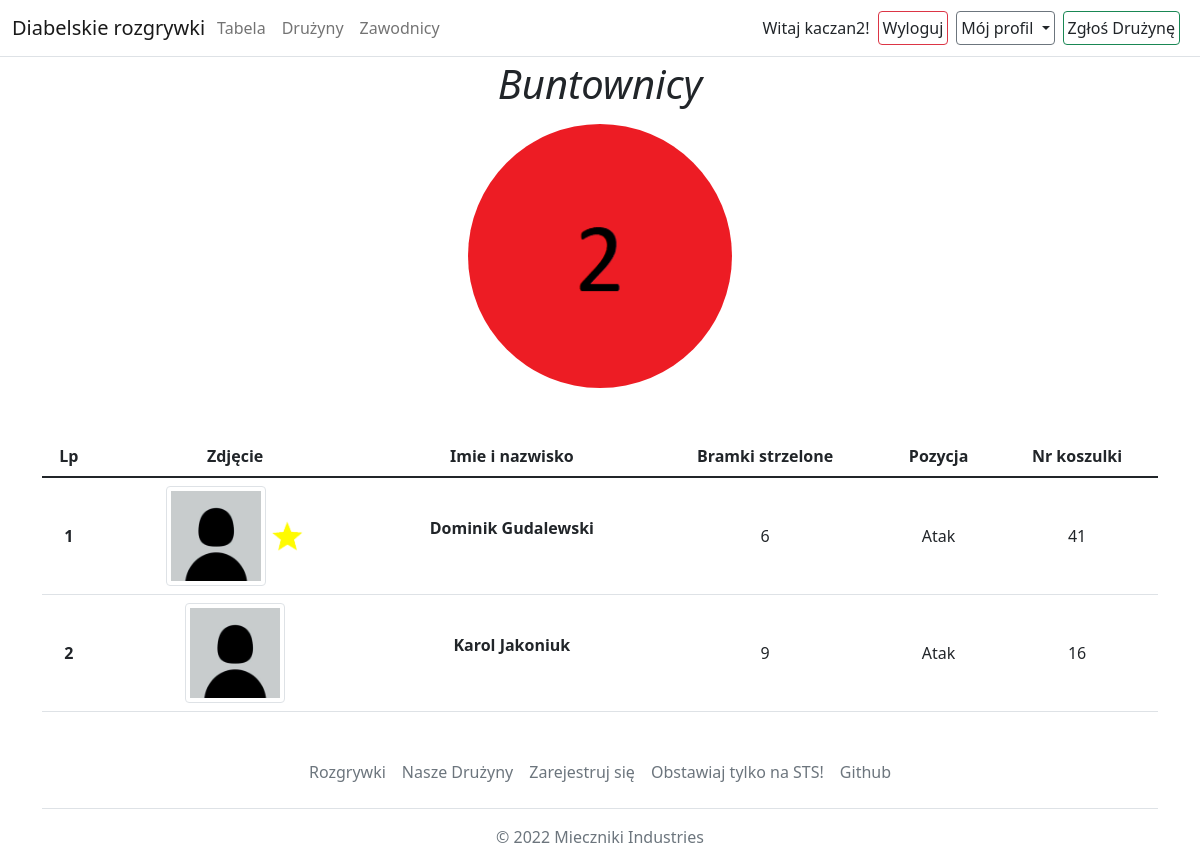
Screenshot of /teams/buntownicy (signed in) with the database file from the repository.
### Football/models.py (models this page shows, shortened)
class Team(models.Model):
    name = models.CharField(max_length=30)
    slug = models.SlugField(max_length=30,unique=True)
    image = models.ImageField(upload_to='images/teams')
    def __str__(self):
        return self.name
    def get_absolute_url(self):
        return reverse('football:team_detail',args=[self.slug])
    def get_captain(self):
        player = Player.objects.filter(team=self,captain=True).first()
        return player

class Player(models.Model):
    user = models.OneToOneField(User,on_delete=models.CASCADE,null=True)
    name = models.CharField(max_length=30)
    surname = models.CharField(max_length=30)
    position = models.ForeignKey(Position,on_delete=models.CASCADE,null=True)
    shirt_number = models.IntegerField(null=True, validators=[MinValueValidator(1),MaxValueValidator(99)])
    team = models.ForeignKey(Team,null=True,on_delete=models.SET_NULL)
    image = models.ImageField(upload_to='images/players/',null=False,default='images/default_profile_picture.jpg')
    captain = models.BooleanField(null=False,default=False)
    mod = models.BooleanField(null=False,default=False)
    def get_goals(self):
        goals = Goal.objects.all().filter(player = self)
        return len(goals)
    def get_absolute_url(self):
        return reverse('football:player_detail',args=[self.id])
    def __str__(self):
        return f'{self.name} {self.surname}'

class Position(models.Model):
    title = models.CharField(max_length=30)
    def __str__(self):
        return self.title

### Football/views.py (the view, shortened to what this page needs)
# urls.py: path('teams/<slug:slug>',views.team_detail,name='team_detail'),
def team_detail(request,slug):
    team = get_object_or_404(Team, slug=slug)
    players = Player.objects.filter(team_id=team.id)
    if request.user.player.captain and request.user.player.team == team:
        if request.method == "POST":
            delete_player = request.POST.get('delete_from_team')
            promote_player = request.POST.get('promote')
            if delete_player is not None:
                deleted_player = get_object_or_404(Player,id=delete_player)
                deleted_player.team = None
                deleted_player.save()
                return redirect('football:team_detail',slug=team.slug)
            if promote_player is not None:
                promoting_player = get_object_or_404(Player, id=promote_player)
                promoting_player_user = get_object_or_404(User,player=promoting_player)
                promoting_player.captain=True
                request.user.player.captain=False
                captains_group.user_set.remove(request.user)
                captains_group.user_set.add(promoting_player_user)
                promoting_player.save()
                request.user.player.save()
                return redirect('football:team_detail',slug=team.slug)
            else:
                form = InvitePlayer(request.POST)
                if form.is_valid():
                    invited_player = form.cleaned_data.get('invite')
                    send_invite_to_team(f'Zostałeś zaproszony przez {request.user.player.__str__()} do drużyny '
                                        f'{team.__str__()}',request.user.player,invited_player,team)
                    return redirect('football:team_detail',slug=team.slug)
        else:
            form = InvitePlayer()
    else:
        form = None
    return render(request, 'team/team_detail.html', {'team':team, 'players':players, 'form':form})

### Football/ext_methods.py (called while the page is built)
def get_teams(request):
    return {'teams' : Team.objects.all()}

### templates/team/team_detail.html (shortened to what this page needs)
{% extends 'base.html' %}
{% load crispy_forms_tags %}
{% block content %}
    <div class="container show">
          <div class="row">
              <h1 class="text-center text-it fst-italic">{{ team.name|title }}</h1>
                <img class="rounded-circle  mx-auto d-block mt-2" src="{{ team.image.url }}" style="width:18rem;">
    <div class="col-12 text-center ali">
		<table class="table table-hover text-center mt-5 align-middle">
		  <thead>
		    <tr>
                <th scope="col">Lp</th>
                <th scope="col">Zdjęcie</th>
                <th scope="col">Imie i nazwisko</th>
                <th scope="col">Bramki strzelone</th>
                <th scope="col">Pozycja</th>
                <th scope="col">Nr koszulki</th>
		    </tr>
		  </thead>
		  <tbody>
          {% for player in players %}
		    <tr>
		      <th scope="row">{{ forloop.counter }}</th>
		      <td class="w-25">
			      <img src="{{ player.image.url }}" class="img-fluid img-thumbnail" width="100px" height="100px" alt="Sheep">
                  {% if player.captain == True %}
                      <img src="../../media/images/captain.png" alt="captain" height="35px" width="35px">
                  {% endif %}
		      </td>
		      <td><a class="text-dark text-decoration-none" href ={{ player.get_absolute_url }}><p class="fw-bold">{{ player.name }} {{ player.surname }}</p></a></td>
		      <td>{{ player.get_goals }}</td>
		      <td>{{ player.position }}</td>
		      <td>
                  {% if player.shirt_number != None %}
                  {{ player.shirt_number }}
                  {% else %}
                  Nieokreślony
                  {% endif %}
              </td>
		    </tr>
          {% endfor %}
		  </tbody>
		</table>
    </div>
  </div>
</div>
{% endblock %}

### templates/base.html (shortened to what this page needs)
{% load static %}
<!DOCTYPE html>
<html lang="en">
<head>
    <link href="https://cdn.jsdelivr.net/npm/bootstrap@5.1.3/dist/css/bootstrap.min.css" rel="stylesheet">
    {% load static %}
    <link rel="stylesheet" type="text/css" href="{% static 'style.css' %}">
</head>
<body>
    <header class="fixed-top">
        <nav class="navbar navbar-expand-md navbar-light bg-white border-bottom">
            <div class="container-fluid">
                <a class="navbar-brand me-1" href="{% url 'football:home' %}">Diabelskie rozgrywki</a>
                <div class="collapse navbar-collapse " id="navbarCollapse">
                    <ul class="navbar-nav me-auto mb-2 mb-md-0">
                        <li class="nav-item active">
                            <a class="nav-link" aria-current="page" href="{% url "football:table" %}">Tabela</a>
                        </li>
                        <li class="nav-item">
                            <a class="nav-link" href="{% url 'football:all_teams' %}">Drużyny </a>
                        </li>
                        <li class="nav-item">
                            <a class="nav-link" href="{% url 'football:all_players' %}">Zawodnicy </a>
                        </li>
                    </ul>
                        </div>
                    {% if user.is_authenticated %}
                        <span class="me-2 d-sm-block d-none d-sm-none d-md-block ">Witaj {{ user }}!</span><button class = "btn btn-outline-danger me-2 d-sm-block d-none d-sm-none d-md-block p-1"><a class="text-decoration-none text-dark" href = {% url "logout" %}>Wyloguj</a></button>
                        {% if user.player %}
                        <div class="dropdown d-sm-block d-none d-sm-none d-md-block">
                            <a class="dropdown-toggle btn me-2 btn-outline-secondary text-dark dropdown-toggle p-1" href="#" id="id3" role="button"
                                data-bs-toggle="dropdown" aria-expanded="false" >
                                Mój profil
                            </a>
                        </div>
                        {% endif %}
                        <button class="btn btn-outline-success me-2 d-sm-block d-none d-sm-none d-md-block p-1 ">
                            <a class="text-decoration-none text-dark " href = "{% url "football:register_team" %} ">Zgłoś Drużynę</a>
                        </button>
                    {% else %}
                        <button class="btn btn-outline-success me-2 "><a href = "{% url "login" %}" class="text-decoration-none text-dark">Zaloguj się</a></button>
                    {% endif %}
            </div>
        </nav>
    </header>
    <div id="content" class="container-fluid p-0">{% block content %} {% endblock %}</div>
    <div class="container">
  <footer class="footer mt-4">
    <ul class="nav justify-content-center border-bottom pb-3 mb-3">
      <li class="nav-item"><a href="{% url 'football:home' %}" class="nav-link px-2 text-muted">Rozgrywki</a></li>
      <li class="nav-item"><a href="{% url 'football:all_teams' %}" class="nav-link px-2 text-muted">Nasze Drużyny</a></li>
      <li class="nav-item"><a href="{% url 'users:register' %}" class="nav-link px-2 text-muted">Zarejestruj się</a></li>
      <li class="nav-item"><a href="https://www.sts.pl" class="nav-link px-2 text-muted">Obstawiaj tylko na STS!</a></li>
      <li class="nav-item"><a href="https://github.com/Miecznikk/szkieletowe_pilkanozna" class="nav-link px-2 text-muted">Github</a></li>
    </ul>
    <p class="text-center text-muted">&copy; 2022 Mieczniki Industries</p>
  </footer>
</div>
</body>
</html>

### static/style.css (style rules this page uses)
.show { animation-name: show; animation-duration:1.5s; animation-fill-mode: both; }

### templates/base.html (style rules this page uses)
body { padding-top:60px; }

### rows the page displays
Team: name "Buntownicy", image (picture)
Player: image (placeholder picture), captain True (drawn), name "Dominik", surname "Gudalewski", get_goals "6", position "Atak", shirt_number "41"
Player: image (placeholder picture), name "Karol", surname "Jakoniuk", get_goals "9", position "Atak", shirt_number "16"

### other values shown
{{ user }} "kaczan2"
